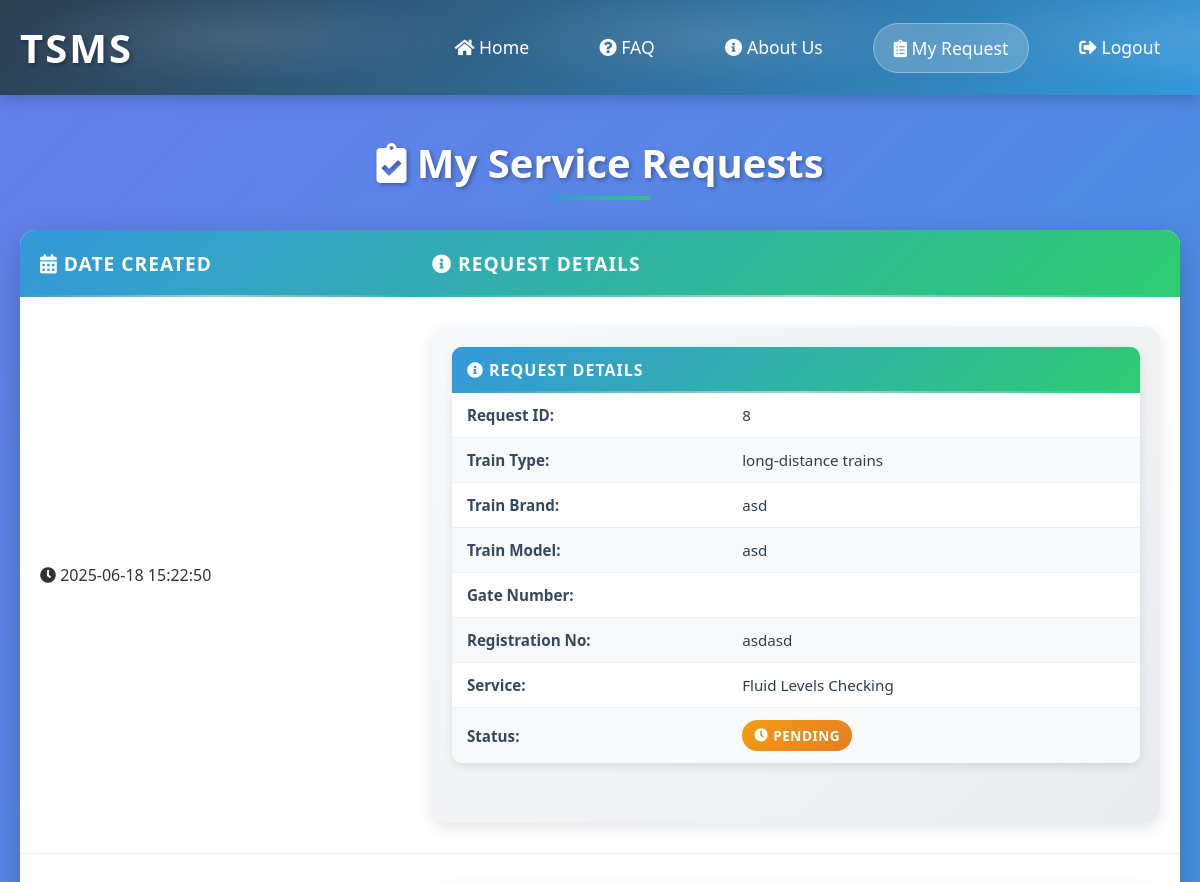
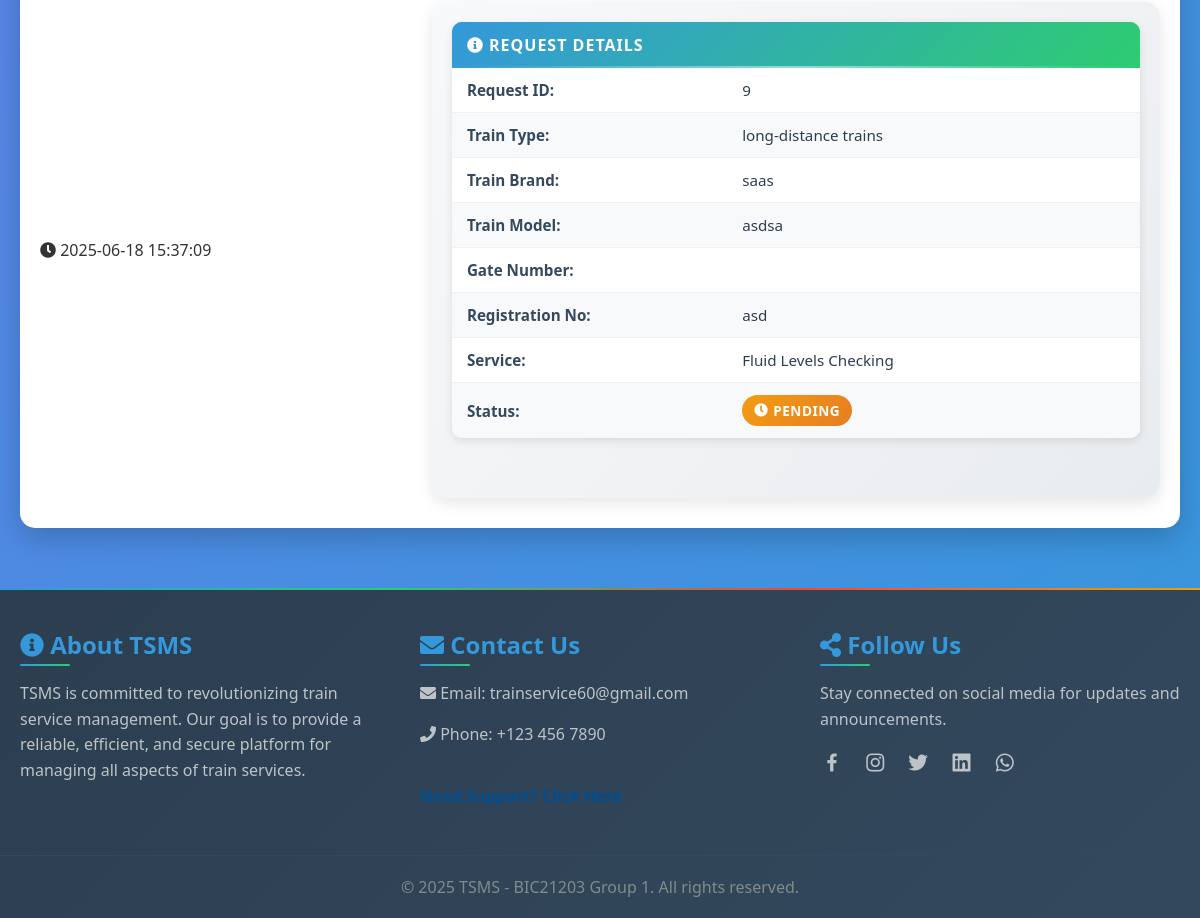
Screenshot of /train1/view-requests.php (signed in) with the database file from the repository (2 pictures, top to bottom).
### tables this page shows
CREATE TABLE `service_request` (
  `request_id` int(11) NOT NULL,
  `train_type_id` int(11) DEFAULT NULL,
  `train_brand` varchar(255) DEFAULT NULL,
  `train_registration_number` varchar(255) DEFAULT NULL,
  `train_model` varchar(255) DEFAULT NULL,
  `gate_number` varchar(50) DEFAULT NULL,
  `service_id` int(11) DEFAULT NULL,
  `assigned_to_id` int(11) DEFAULT NULL,
  `status` int(11) DEFAULT 0,
  `created_at` timestamp NOT NULL DEFAULT current_timestamp(),
  `user_id` int(11) NOT NULL
);

CREATE TABLE `categories` (
  `id` int(30) NOT NULL,
  `category` varchar(250) NOT NULL,
  `status` tinyint(1) NOT NULL DEFAULT 1,
  `date_created` datetime NOT NULL DEFAULT current_timestamp()
);

CREATE TABLE `service_list` (
  `id` int(30) NOT NULL,
  `service` text NOT NULL,
  `description` text NOT NULL,
  `status` tinyint(4) NOT NULL DEFAULT 1,
  `date_created` datetime NOT NULL DEFAULT current_timestamp()
);

### train1/view-requests.php (the view, shortened to what this page needs)
<?php
include 'config.php';
$loggedInUserId = $_SESSION['user_id'];
function getCategory($pdo, $categoryId) {
    $stmt = $pdo->prepare("SELECT category FROM categories WHERE id = :categoryId");
    $stmt->bindParam(':categoryId', $categoryId, PDO::PARAM_INT);
    $stmt->execute();
    $result = $stmt->fetch(PDO::FETCH_ASSOC);
    return $result['category'];
}
function getService($pdo, $serviceId) {
    $stmt = $pdo->prepare("SELECT service FROM service_list WHERE id = :serviceId");
    $stmt->bindParam(':serviceId', $serviceId, PDO::PARAM_INT);
    $stmt->execute();
    $result = $stmt->fetch(PDO::FETCH_ASSOC);
    return $result['service'];
}
function getStatus($statusCode) {
    return $statusCode == 0 ? 'Pending' : 'Complete';
}
function getAllServiceRequests($pdo, $userId) {
    $query = "SELECT sr.*, sl.service, c.category
              FROM service_request sr
              JOIN service_list sl ON sr.service_id = sl.id
              JOIN categories c ON sr.train_type_id = c.id
              WHERE sr.user_id = :userId";
    $stmt = $pdo->prepare($query);
    $stmt->bindParam(':userId', $userId, PDO::PARAM_INT);
    $stmt->execute();
    return $stmt->fetchAll(PDO::FETCH_ASSOC);
}
$userServiceRequests = getAllServiceRequests($pdo, $loggedInUserId);
?>
<!DOCTYPE html>
<html lang="en">
<head>
    <link rel="stylesheet" href="css/staff/view.css">
    <link rel="stylesheet" href="https://cdnjs.cloudflare.com/ajax/libs/font-awesome/5.15.4/css/all.min.css" />
    <link href='https://unpkg.com/boxicons@2.0.7/css/boxicons.min.css' rel='stylesheet'>
</head>
<body>
    <div class="background-container">
        <div class="title-container">
            <h1>TSMS</h1>
            <nav>
                <a href="staff-homepage.php?userId=<?php echo $loggedInUserId; ?>">
                    <i class="fas fa-home"></i> Home
                </a>
                <a href="faq.php">
                    <i class="fas fa-question-circle"></i> FAQ
                </a>
                <a href="staff-homepage.php?userId=<?php echo $loggedInUserId; ?>#about">
                    <i class="fas fa-info-circle"></i> About Us
                </a>
                <a href="view-requests.php?userId=<?php echo $loggedInUserId; ?>" id="myRequestBtn">
                    <i class="fas fa-clipboard-list"></i> My Request
                </a>
                <a href="#" onclick="confirmLogout()">
                    <i class="fas fa-sign-out-alt"></i> Logout
                </a>
            </nav>
        </div>
    </div>
    <div class="service-requests-container">
        <h1><i class="fas fa-clipboard-check"></i> My Service Requests</h1>
        <?php if (!empty($userServiceRequests)): ?>
            <div class="table-wrapper">
                <table>
                    <thead>
                        <tr>
                            <th><i class="fas fa-calendar-alt"></i> Date Created</th>
                            <th><i class="fas fa-info-circle"></i> Request Details</th>
                        </tr>
                    </thead>
                    <tbody>
                        <?php foreach ($userServiceRequests as $request): ?>
                            <tr>
                                <td>
                                    <div class="date-cell">
                                        <i class="fas fa-clock"></i>
                                        <span><?php echo htmlspecialchars($request['created_at']); ?></span>
                                    </div>
                                </td>
                                <td>
                                    <div class="details-cell">
                                        <div class="details-container">
                                            <div class="details-section">
                                                <table class="details-table">
                                                    <thead>
                                                        <tr>
                                                            <th colspan="2">
                                                                <i class="fas fa-info-circle"></i> Request Details
                                                            </th>
                                                        </tr>
                                                    </thead>
                                                    <tbody>
                                                        <tr>
                                                            <td class="detail-label">Request ID:</td>
                                                            <td class="detail-value"><?php echo htmlspecialchars($request['request_id']); ?></td>
                                                        </tr>
                                                        <tr>
                                                            <td class="detail-label">Train Type:</td>
                                                            <td class="detail-value"><?php echo htmlspecialchars(getCategory($pdo, $request['train_type_id'])); ?></td>
                                                        </tr>
                                                        <tr>
                                                            <td class="detail-label">Train Brand:</td>
                                                            <td class="detail-value"><?php echo htmlspecialchars($request['train_brand']); ?></td>
                                                        </tr>
                                                        <tr>
                                                            <td class="detail-label">Train Model:</td>
                                                            <td class="detail-value"><?php echo htmlspecialchars($request['train_model']); ?></td>
                                                        </tr>
                                                        <tr>
                                                            <td class="detail-label">Gate Number:</td>
                                                            <td class="detail-value"><?php echo htmlspecialchars($request['gate_number']); ?></td>
                                                        </tr>
                                                        <tr>
                                                            <td class="detail-label">Registration No:</td>
                                                            <td class="detail-value"><?php echo htmlspecialchars($request['train_registration_number']); ?></td>
                                                        </tr>
                                                        <tr>
                                                            <td class="detail-label">Service:</td>
                                                            <td class="detail-value"><?php echo htmlspecialchars(getService($pdo, $request['service_id'])); ?></td>
                                                        </tr>
                                                        <tr>
                                                            <td class="detail-label">Status:</td>
                                                            <td class="detail-value">
                                                                <span class="status-badge <?php echo $request['status'] == 0 ? 'status-pending' : 'status-complete'; ?>">
                                                                    <i class="fas <?php echo $request['status'] == 0 ? 'fa-clock' : 'fa-check-circle'; ?>"></i>
                                                                    <?php echo getStatus($request['status']); ?>
                                                                </span>
                                                            </td>
                                                        </tr>
                                                    </tbody>
                                                </table>
                                            </div>
                                        </div>
                                    </div>
                                </td>
                            </tr>
                        <?php endforeach; ?>
                    </tbody>
                </table>
            </div>
        <?php endif; ?>
    </div>
    <footer>
        <div class="footer-content">
            <div class="footer-section about">
                <h2><i class="fas fa-info-circle"></i> About TSMS</h2>
                <p>
                    TSMS is committed to revolutionizing train service management. Our goal is to provide a reliable, efficient, and secure platform for managing all aspects of train services.
                </p>
            </div>
            <div class="footer-section contact">
                <h2><i class="fas fa-envelope"></i> Contact Us</h2>
                <p><i class="fas fa-envelope"></i> Email: trainservice60@gmail.com</p>
                <p><i class="fas fa-phone"></i> Phone: +123 456 7890</p>
                <br>
                <p><a href="contact.php" style="color: #004e92; font-weight: bold; text-decoration: none;">Need Support? Click Here</a></p>
            </div>
            <div class="footer-section social">
                <h2><i class="fas fa-share-alt"></i> Follow Us</h2>
                <p>Stay connected on social media for updates and announcements.</p>
                <div class="social-icons">
                    <a href="https://web.facebook.com/?_rdc=1&_rdr" title="Facebook">
                        <i class='bx bxl-facebook'></i>
                    </a>
                    <a href="https://www.instagram.com/" title="Instagram">
                        <i class='bx bxl-instagram'></i>
                    </a>
                    <a href="https://twitter.com/?lang=en" title="Twitter">
                        <i class='bx bxl-twitter'></i>
                    </a>
                    <a href="https://www.linkedin.com/" title="LinkedIn">
                        <i class='bx bxl-linkedin-square'></i>
                    </a>
                    <a href="https://www.whatsapp.com/" title="WhatsApp">
                        <i class='bx bxl-whatsapp'></i>
                    </a>
                </div>
            </div>
        </div>
        <div class="footer-bottom">
            <p>&copy; 2025 TSMS - BIC21203 Group 1. All rights reserved.</p>
        </div>
    </footer>
</body>
</html>

### rows the page displays
service_request: created_at "2025-06-18 15:22:50", request_id "8", train_type.category "long-distance trains", train_brand "asd", train_model "asd", train_registration_number "asdasd", service.service "Fluid Levels Checking", status "PENDING"
service_request: created_at "2025-06-18 15:37:09", request_id "9", train_type.category "long-distance trains", train_brand "saas", train_model "asdsa", train_registration_number "asd", service.service "Fluid Levels Checking", status "PENDING"
